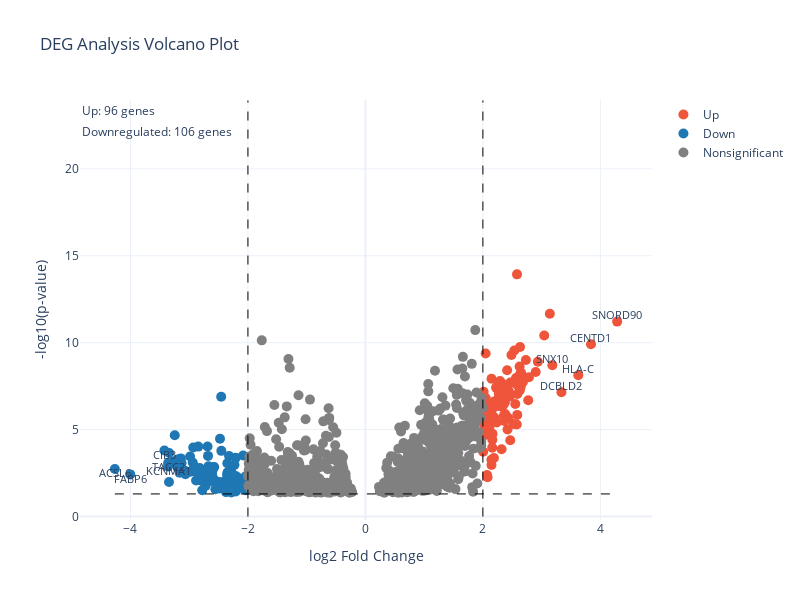

Here is the notebook cell this chart was saved with:
### Code cell
def plot_volcano(df, p_threshold, logFC_threshold, up_color, down_color, symbol_num, bubble_size, up_donw_num):

    # 重新设置列名
    df.columns = ['Symbol', 'logFC', 'P.Value']

    # 如果df中有空值，删除该行
    df.dropna(inplace=True)

    # 提取数据
    gene_names = df['Symbol'].values
    logFC = df['logFC'].values
    pvalue = -np.log10(df['P.Value'].values)

    # 根据阈值判断显著性
    significant = (np.abs(logFC) > logFC_threshold) & (df['P.Value'].values < p_threshold)
    upregulated = significant & (logFC > 0)
    downregulated = significant & (logFC < 0)
    nonsignificant = ~significant


    # Sort to get top 5 upregulated and downregulated genes
    df_upregulated = df[upregulated].nlargest(symbol_num, 'logFC')
    df_downregulated = df[downregulated].nsmallest(symbol_num, 'logFC')

    fig = go.Figure()
    fig.add_trace(go.Scatter(x=logFC[upregulated], y=pvalue[upregulated], mode='markers',
                            marker=dict(color=up_color, size=bubble_size, sizemode='area'), name='Up',
                            text=gene_names[upregulated]))
    fig.add_trace(go.Scatter(x=logFC[downregulated], y=pvalue[downregulated], mode='markers',
                            marker=dict(color=down_color, size=bubble_size, sizemode='area'), name='Down',
                            text=gene_names[downregulated]))
    fig.add_trace(go.Scatter(x=logFC[nonsignificant], y=pvalue[nonsignificant], mode='markers',
                            marker=dict(color='grey', size=bubble_size, sizemode='area'), name='Nonsignificant',
                            text=gene_names[nonsignificant]))


    # Annotate top 5 upregulated genes
    for _, row in df_upregulated.iterrows():
        fig.add_trace(go.Scatter(x=[row['logFC']], y=[-np.log10(row['P.Value'])],
                                 text=[row['Symbol']], mode='text',
                                 textposition="top center",
                                 textfont=dict(size=11),
                                 showlegend=False))

    # Annotate top 5 downregulated genes
    for _, row in df_downregulated.iterrows():
        fig.add_trace(go.Scatter(x=[row['logFC']], y=[-np.log10(row['P.Value'])],
                                 text=[row['Symbol']], mode='text',
                                 textposition="bottom center",
                                 # 定义字体大小
                                 textfont=dict(size=11),
                                 showlegend=False))

    if up_donw_num == 'yes':
        # 计算上调和下调基因的数量，并在图像中左上角添加注释
        upregulated_num = np.sum(upregulated)
        downregulated_num = np.sum(downregulated)
        fig.add_annotation(xref="paper", yref="paper",
                        x=0, y=1, showarrow=False,
                        text="Up: {} genes".format(upregulated_num))
        fig.add_annotation(xref="paper", yref="paper",
                            x=0, y=0.95, showarrow=False,
                            text="Downregulated: {} genes".format(downregulated_num))
    else:
        pass

    # 设置图像布局
    fig.update_layout(xaxis_title='log2 Fold Change',
                      yaxis_title='-log10(p-value)',
                      title='DEG Analysis Volcano Plot',
                      template="plotly_white",
                      height=600,
                      width=800)
            
    # 添加阈值线
    x_min = np.min(logFC)
    x_max = np.max(logFC)
    fig.update_layout(shapes=[
        dict(type="line", x0=x_min, x1=x_max, y0=-np.log10(p_threshold), y1=-np.log10(p_threshold), line=dict(color="Black", width=1, dash="dash")),
        dict(type="line", x0=logFC_threshold, x1=logFC_threshold, y0=0, y1=max(pvalue)+10, line=dict(color="Black", width=1, dash="dash")),
        dict(type="line", x0=-logFC_threshold, x1=-logFC_threshold, y0=0, y1=max(pvalue)+10, line=dict(color="Black", width=1, dash="dash"))
    ])

    return fig

plot_volcano(df,0.05,2,'#EF553b','#1F77b4',5,10,'yes')

### Figure 1 — Plotly figure (JSON) as saved in the notebook; plotly's stock layout.template omitted (floating-point values rounded to 4 significant figures; data arrays with more than 128 entries replaced by an {"elided": "..."} marker saying what was removed)
{"data": [{"marker": {"color": "#EF553b", "size": 10, "sizemode": "area"}, "mode": "markers", "name": "Up", "text": ["LTB", "SNORD116-2", "SNORD90", "TNFSF10", "CENTD1", "FBXO30", "SCMH1", "PLEC1", "C3orf65", "WBP5", "C1orf27", "SNX10", "PREX2", "PDXDC2", "KIF16B", "AES", "BMP6", "HLA-C", "ACSF2", "GABBR1", "ZNF655", "SCFD1", "ASGR1", "TTC14", "MAN1A1", "SNORA11", "MALT1", "TM2D1", "SNORD60", "TMED7", "STARD4", "AGL", "ARL4A", "LRP1", "SKP1", "DCBLD2", "HOXA9", "DKFZP564O0523", "CFI", "CLEC3B", "PRKACB", "CES8", "SKA2", "HNRPK", "RORA", "SPI1", "TINP1", "CDC37L1", "HTATIP2", "ZNF322A", "C2orf49", "TCEAL1", "ZNF420", "SUOX", "TSPAN6", "PPT1", "CHD3", "RIF1", "TTRAP", "ANKRD28", "SUMF2", "RPS6KA2", "CDH26", "LST1", "COL8A1", "HNRPH3", "SMARCA2", "STARD10", "CD58", "ZNF302", "RPSA", "C12orf35", "PTGER4", "RGS2", "PTX3", "SLC25A43", "PFN2", "SERINC3", "ZNF280C", "NKX2-3", "CCDC46", "TIPARP", "COG3", "MS4A4A", "RPF1", "SENP6", "NPM2", "SOX8", "HIST1H2BB", "CDH7", "EID2B", "PDGFRB", "LOC152195", "SMAD1", "RGAG4", "SMAD6"], "type": "scatter", "x": [2.581, 3.14, 4.286, 3.044, 3.84, 2.632, 2.534, 2.047, 2.486, 2.732, 2.936, 3.182, 2.625, 2.413, 2.899, 2.651, 2.636, 3.624, 2.784, 2.564, 2.147, 2.601, 2.29, 2.681, 2.467, 2.323, 2.26, 2.591, 2.402, 2.645, 2.224, 2.391, 2.628, 2.44, 2.012, 3.337, 2.27, 2.587, 2.366, 2.457, 2.048, 2.268, 2.023, 2.342, 2.772, 2.192, 2.051, 2.374, 2.167, 2.551, 2.351, 2.314, 2.049, 2.187, 2.14, 2.037, 2.128, 2.049, 2.379, 2.063, 2.098, 2.585, 2.008, 2.357, 2.049, 2.404, 2.193, 2.431, 2.156, 2.097, 2.365, 2.128, 2.187, 2.237, 2.519, 2.03, 2.577, 2.06, 2.029, 2.11, 2.419, 2.06, 2.022, 2.164, 2.047, 2.054, 2.161, 2.466, 2.159, 2.318, 2.005, 2.188, 2.145, 2.146, 2.071, 2.08], "y": [13.93, 11.67, 11.21, 10.41, 9.91, 9.75, 9.551, 9.376, 9.292, 9.004, 8.903, 8.699, 8.635, 8.416, 8.316, 8.265, 8.215, 8.125, 8.012, 7.971, 7.924, 7.854, 7.796, 7.742, 7.706, 7.67, 7.593, 7.556, 7.509, 7.467, 7.417, 7.314, 7.258, 7.233, 7.181, 7.149, 7.074, 7.048, 6.939, 6.91, 6.815, 6.796, 6.775, 6.71, 6.693, 6.62, 6.585, 6.569, 6.487, 6.47, 6.433, 6.317, 6.287, 6.273, 6.079, 6.006, 5.924, 5.914, 5.9, 5.873, 5.863, 5.848, 5.83, 5.79, 5.777, 5.759, 5.714, 5.66, 5.587, 5.519, 5.502, 5.461, 5.441, 5.413, 5.329, 5.32, 5.291, 5.205, 5.194, 5.098, 5.007, 4.971, 4.783, 4.754, 4.745, 4.701, 4.416, 4.385, 3.964, 3.868, 3.726, 3.367, 3.263, 2.968, 2.389, 2.263]}, {"marker": {"color": "#1F77b4", "size": 10, "sizemode": "area"}, "mode": "markers", "name": "Down", "text": ["C10orf84", "ZNF536", "ARL3", "PCDHA12", "MAGEA5", "IRS1", "CIB3", "MC5R", "LRP4", "TBRG4", "CDC25A", "CCR7", "TNFRSF13C", "C15orf48", "HBQ1", "TBX1", "AKAP14", "PSG6", "TACC2", "LAMA3", "C1orf116", "PAX5", "TSLP", "CER1", "C4orf15", "UGT1A9", "KCNMA1", "ABHD2", "UPP1", "TCEB3C", "ALPL", "ARD1B", "ACSL6", "SERPINB3", "SLC39A4", "PKD1L2", "PIWIL2", "TXNDC5", "NETO1", "PPP2R2B", "HAND2", "FCER2", "NTM", "OR10G7", "KY", "ADAMTS14", "CTRB2", "ATP2B2", "FABP6", "GLI3", "SCGB1D2", "CPZ", "LOC164380", "KBTBD12", "LEPR", "CRISPLD2", "OR5P3", "MAK", "EFCAB5", "GABRR2", "ST8SIA5", "LOC645993", "FSTL4", "BAIAP2", "FAM48B2", "IL28RA", "FAM163A", "ASB11", "CHSY3", "TMEM20", "C15orf23", "GALNTL6", "C13orf30", "KIAA1217", "CDC25C", "OR4X1", "PCDHGA1", "GUCY1A2", "IL1F5", "C1orf158", "NEK10", "BCL2L15", "KIR2DL3", "MGC44328", "PLAC9", "EFS", "DACT1", "ETFB", "MT1G", "IRX2", "OR52A4", "SIGLEC16", "FAM110B", "FMO3", "KRT71", "FAM24A", "DTNA", "TMEM56", "FRMPD1", "KCNS1", "TNR", "CD36", "MAP6", "PCDHB1", "PRSS3", "C7orf52"], "type": "scatter", "x": [-2.455, -3.246, -2.475, -2.688, -2.845, -2.931, -3.422, -2.453, -3.341, -2.082, -2.679, -2.322, -2.984, -2.209, -3.142, -3.202, -3.266, -2.94, -3.358, -3.13, -2.351, -3.208, -2.229, -3.155, -2.918, -2.672, -3.36, -2.574, -2.598, -2.296, -2.821, -3.189, -4.265, -2.83, -2.601, -3.073, -2.285, -2.893, -2.309, -2.976, -2.345, -2.856, -3.164, -2.347, -2.704, -2.3, -2.729, -3.064, -4.003, -2.255, -2.609, -2.355, -2.255, -2.744, -2.033, -2.199, -2.689, -2.029, -2.071, -2.141, -2.725, -2.198, -2.578, -2.005, -2.883, -2.627, -2.791, -2.628, -2.386, -2.062, -2.018, -2.236, -3.343, -2.485, -2.059, -2.399, -2.488, -2.22, -2.274, -2.522, -2.242, -2.297, -2.306, -2.72, -2.031, -2.055, -2.126, -2.11, -2.367, -2.123, -2.178, -2.481, -2.192, -2.362, -2.554, -2.388, -2.266, -2.305, -2.778, -2.036, -2.371, -2.315, -2.217, -2.207, -2.372, -2.282], "y": [6.886, 4.678, 4.476, 4.03, 4.023, 3.973, 3.804, 3.78, 3.653, 3.509, 3.49, 3.482, 3.454, 3.376, 3.344, 3.275, 3.167, 3.11, 3.077, 3.071, 3.062, 3.014, 2.973, 2.937, 2.902, 2.895, 2.879, 2.854, 2.833, 2.8, 2.797, 2.771, 2.73, 2.712, 2.667, 2.629, 2.618, 2.599, 2.595, 2.583, 2.543, 2.53, 2.519, 2.506, 2.499, 2.489, 2.45, 2.434, 2.424, 2.401, 2.398, 2.387, 2.366, 2.347, 2.337, 2.312, 2.305, 2.213, 2.192, 2.183, 2.169, 2.158, 2.139, 2.13, 2.077, 2.063, 2.06, 2.043, 2.04, 2.028, 2.026, 2.016, 1.991, 1.986, 1.975, 1.973, 1.938, 1.923, 1.911, 1.865, 1.825, 1.812, 1.788, 1.778, 1.74, 1.734, 1.723, 1.679, 1.663, 1.656, 1.652, 1.613, 1.584, 1.583, 1.571, 1.568, 1.546, 1.518, 1.514, 1.513, 1.48, 1.469, 1.468, 1.441, 1.406, 1.386]}, {"marker": {"color": "grey", "size": 10, "sizemode": "area"}, "mode": "markers", "name": "Nonsignificant", "text": {"elided": "797 str values"}, "type": "scatter", "x": {"elided": "797 float values"}, "y": {"elided": "797 float values"}}, {"mode": "text", "showlegend": false, "text": ["SNORD90"], "textfont": {"size": 11}, "textposition": "top center", "type": "scatter", "x": [4.286], "y": [11.21]}, {"mode": "text", "showlegend": false, "text": ["CENTD1"], "textfont": {"size": 11}, "textposition": "top center", "type": "scatter", "x": [3.84], "y": [9.91]}, {"mode": "text", "showlegend": false, "text": ["HLA-C"], "textfont": {"size": 11}, "textposition": "top center", "type": "scatter", "x": [3.624], "y": [8.125]}, {"mode": "text", "showlegend": false, "text": ["DCBLD2"], "textfont": {"size": 11}, "textposition": "top center", "type": "scatter", "x": [3.337], "y": [7.149]}, {"mode": "text", "showlegend": false, "text": ["SNX10"], "textfont": {"size": 11}, "textposition": "top center", "type": "scatter", "x": [3.182], "y": [8.699]}, {"mode": "text", "showlegend": false, "text": ["ACSL6"], "textfont": {"size": 11}, "textposition": "bottom center", "type": "scatter", "x": [-4.265], "y": [2.73]}, {"mode": "text", "showlegend": false, "text": ["FABP6"], "textfont": {"size": 11}, "textposition": "bottom center", "type": "scatter", "x": [-4.003], "y": [2.424]}, {"mode": "text", "showlegend": false, "text": ["CIB3"], "textfont": {"size": 11}, "textposition": "bottom center", "type": "scatter", "x": [-3.422], "y": [3.804]}, {"mode": "text", "showlegend": false, "text": ["KCNMA1"], "textfont": {"size": 11}, "textposition": "bottom center", "type": "scatter", "x": [-3.36], "y": [2.879]}, {"mode": "text", "showlegend": false, "text": ["TACC2"], "textfont": {"size": 11}, "textposition": "bottom center", "type": "scatter", "x": [-3.358], "y": [3.077]}], "layout": {"annotations": [{"showarrow": false, "text": "Up: 96 genes", "x": 0, "xref": "paper", "y": 1, "yref": "paper"}, {"showarrow": false, "text": "Downregulated: 106 genes", "x": 0, "xref": "paper", "y": 0.95, "yref": "paper"}], "height": 600, "shapes": [{"line": {"color": "Black", "dash": "dash", "width": 1}, "type": "line", "x0": -4.265, "x1": 4.286, "y0": 1.301, "y1": 1.301}, {"line": {"color": "Black", "dash": "dash", "width": 1}, "type": "line", "x0": 2, "x1": 2, "y0": 0, "y1": 23.93}, {"line": {"color": "Black", "dash": "dash", "width": 1}, "type": "line", "x0": -2, "x1": -2, "y0": 0, "y1": 23.93}], "title": {"text": "DEG Analysis Volcano Plot"}, "width": 800, "xaxis": {"title": {"text": "log2 Fold Change"}}, "yaxis": {"title": {"text": "-log10(p-value)"}}}}
